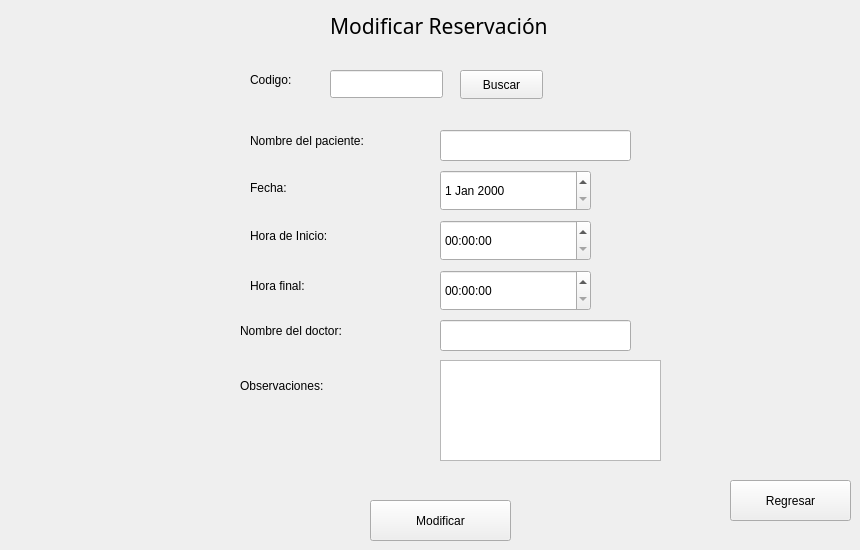
    <widget class="QWidget" name="ModificarReserva">
     <widget class="QLabel" name="label_71">
      <property name="geometry">
       <rect>
        <x>330</x>
        <y>10</y>
        <width>241</width>
        <height>31</height>
       </rect>
      </property>
      <property name="font">
       <font>
        <family>Segoe UI Black</family>
        <pointsize>16</pointsize>
       </font>
      </property>
      <property name="text">
       <string>Modificar Reservación</string>
      </property>
     </widget>
     <widget class="QLabel" name="label_72">
      <property name="geometry">
       <rect>
        <x>250</x>
        <y>130</y>
        <width>191</width>
        <height>21</height>
       </rect>
      </property>
      <property name="styleSheet">
       <string notr="true">color: rgb(0, 0, 0);
font: 700 11pt &quot;Segoe UI&quot;;</string>
      </property>
      <property name="text">
       <string>Nombre del paciente:</string>
      </property>
     </widget>
     <widget class="QLineEdit" name="txtnombreMR">
      <property name="geometry">
       <rect>
        <x>440</x>
        <y>130</y>
        <width>191</width>
        <height>31</height>
       </rect>
      </property>
     </widget>
     <widget class="QLabel" name="label_73">
      <property name="geometry">
       <rect>
        <x>250</x>
        <y>180</y>
        <width>49</width>
        <height>16</height>
       </rect>
      </property>
      <property name="styleSheet">
       <string notr="true">color: rgb(0, 0, 0);
font: 700 11pt &quot;Segoe UI&quot;;</string>
      </property>
      <property name="text">
       <string>Fecha:</string>
      </property>
     </widget>
     <widget class="QDateEdit" name="FechaMR">
      <property name="geometry">
       <rect>
        <x>440</x>
        <y>170</y>
        <width>151</width>
        <height>41</height>
       </rect>
      </property>
     </widget>
     <widget class="QLabel" name="label_74">
      <property name="geometry">
       <rect>
        <x>250</x>
        <y>220</y>
        <width>141</width>
        <height>31</height>
       </rect>
      </property>
      <property name="styleSheet">
       <string notr="true">color: rgb(0, 0, 0);
font: 700 11pt &quot;Segoe UI&quot;;</string>
      </property>
      <property name="text">
       <string>Hora de Inicio:</string>
      </property>
     </widget>
     <widget class="QTimeEdit" name="HoraIMR">
      <property name="geometry">
       <rect>
        <x>440</x>
        <y>220</y>
        <width>151</width>
        <height>41</height>
       </rect>
      </property>
     </widget>
     <widget class="QTimeEdit" name="HoraFMR">
      <property name="geometry">
       <rect>
        <x>440</x>
        <y>270</y>
        <width>151</width>
        <height>41</height>
       </rect>
      </property>
     </widget>
     <widget class="QLabel" name="label_75">
      <property name="geometry">
       <rect>
        <x>250</x>
        <y>270</y>
        <width>111</width>
        <height>31</height>
       </rect>
      </property>
      <property name="styleSheet">
       <string notr="true">color: rgb(0, 0, 0);
font: 700 11pt &quot;Segoe UI&quot;;</string>
      </property>
      <property name="text">
       <string>Hora final:</string>
      </property>
     </widget>
     <widget class="QLabel" name="label_76">
      <property name="geometry">
       <rect>
        <x>240</x>
        <y>310</y>
        <width>181</width>
        <height>41</height>
       </rect>
      </property>
      <property name="styleSheet">
       <string notr="true">color: rgb(0, 0, 0);
font: 700 11pt &quot;Segoe UI&quot;;</string>
      </property>
      <property name="text">
       <string>Nombre del doctor:</string>
      </property>
     </widget>
     <widget class="QLineEdit" name="nameDoctorMR">
      <property name="geometry">
       <rect>
        <x>440</x>
        <y>320</y>
        <width>191</width>
        <height>31</height>
       </rect>
      </property>
     </widget>
     <widget class="QPushButton" name="btmodificarR">
      <property name="geometry">
       <rect>
        <x>370</x>
        <y>500</y>
        <width>141</width>
        <height>41</height>
       </rect>
      </property>
      <property name="text">
       <string>Modificar</string>
      </property>
     </widget>
     <widget class="QPushButton" name="pushButton_52">
      <property name="geometry">
       <rect>
        <x>730</x>
        <y>480</y>
        <width>121</width>
        <height>41</height>
       </rect>
      </property>
      <property name="text">
       <string>Regresar</string>
      </property>
     </widget>
     <widget class="QLabel" name="label_110">
      <property name="geometry">
       <rect>
        <x>250</x>
        <y>70</y>
        <width>63</width>
        <height>20</height>
       </rect>
      </property>
      <property name="styleSheet">
       <string notr="true">color: rgb(0, 0, 0);
font: 700 11pt &quot;Segoe UI&quot;;</string>
      </property>
      <property name="text">
       <string>Codigo:</string>
      </property>
     </widget>
     <widget class="QLineEdit" name="txtcodereserva">
      <property name="geometry">
       <rect>
        <x>330</x>
        <y>70</y>
        <width>113</width>
        <height>28</height>
       </rect>
      </property>
     </widget>
     <widget class="QLabel" name="label_111">
      <property name="geometry">
       <rect>
        <x>240</x>
        <y>370</y>
        <width>151</width>
        <height>31</height>
       </rect>
      </property>
      <property name="styleSheet">
       <string notr="true">color: rgb(0, 0, 0);
font: 700 11pt &quot;Segoe UI&quot;;</string>
      </property>
      <property name="text">
       <string>Observaciones:</string>
      </property>
     </widget>
     <widget class="QTextEdit" name="txtobeservacionesMR">
      <property name="geometry">
       <rect>
        <x>440</x>
        <y>360</y>
        <width>221</width>
        <height>101</height>
       </rect>
      </property>
     </widget>
     <widget class="QPushButton" name="bt_buscarMR">
      <property name="geometry">
       <rect>
        <x>460</x>
        <y>70</y>
        <width>83</width>
        <height>29</height>
       </rect>
      </property>
      <property name="text">
       <string>Buscar</string>
      </property>
     </widget>
    </widget>
